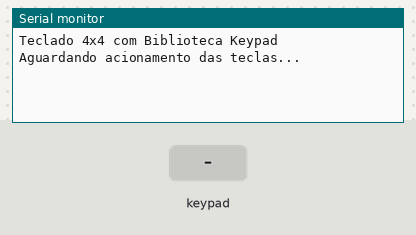
Bench run of a sketch on a simulated Arduino Uno, built with avr-gcc and run on an emulated ATmega328P. On the bench: the last lines printed to the serial monitor. Inputs (shaded band) come from the test bench.

Above: at 2.2 s.
2.3 s: key 'S' pressed
At 3.5 s:
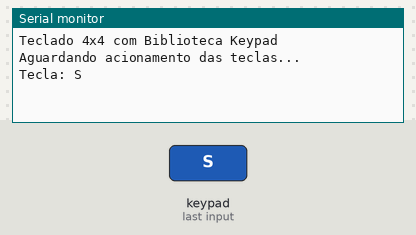
3.8 s: keypad keys 9 8 7 6 pressed 0.4 s apart
At 5.7 s:
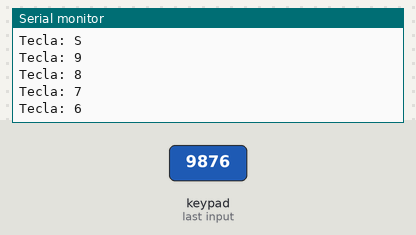
6.9 s: key 'E' pressed
At 8.1 s:
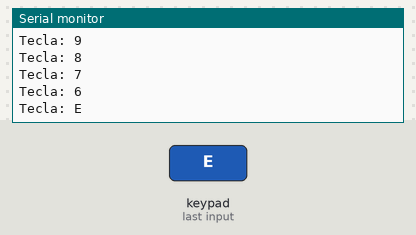
8.4 s: keypad keys 9 8 7 6 # pressed 0.4 s apart
At 10.5 s:
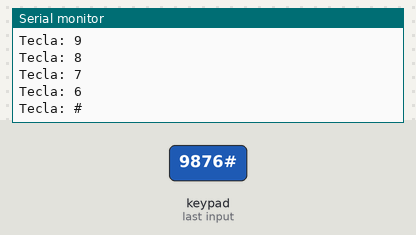
11.9 s: key 'R' pressed
At 13.1 s:
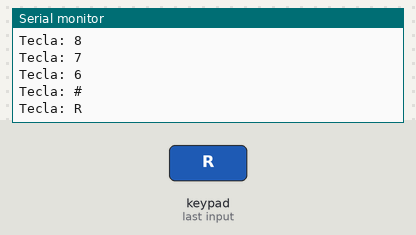
13.4 s: keypad keys 9 8 7 6 * pressed 0.4 s apart
At 15.7 s:
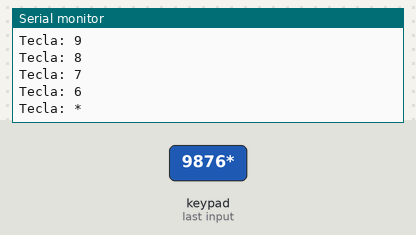
Timing chart, 0 to 17.2 s (numbered marks = the images above; inputs shaded):
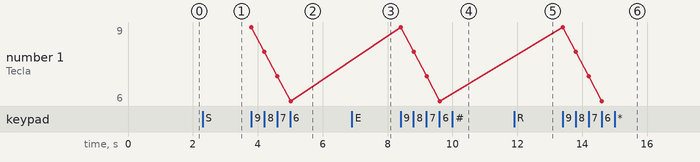

Measured:
- after the input at 2.3 s, the serial monitor: prints a new line at once (image 1)
- after the input at 3.8 s, the serial monitor: prints a new line at once (image 2)
- after the input at 6.9 s, the serial monitor: prints a new line at once (image 3)
- after the input at 8.4 s, the serial monitor: prints a new line at once (image 4)
- after the input at 11.9 s, the serial monitor: prints a new line at once (image 5)
- after the input at 13.4 s, the serial monitor: prints a new line at once (image 6)

The sketch:

Teclado.ino
```cpp
#include <Keypad.h>

byte pinosLinhas[]  = {5,4,3,2};

byte pinosColunas[] = {9,8,7,6};

char teclas[4][4] = {{'S','E','R','G'},
                     {'I','O','6','B'},
                     {'7','8','9','C'},
                     {'*','0','#','D'}};

Keypad teclado1 = Keypad( makeKeymap(teclas), pinosLinhas, pinosColunas, 4, 4);

void setup() {
  Serial.begin(9600);
  delay(1000);
  Serial.println("Teclado 4x4 com Biblioteca Keypad");
  Serial.println("Aguardando acionamento das teclas...");
  }

void loop() {
  //Verifica se alguma tecla foi pressionada
  char tecla_pressionada = teclado1.getKey();

  //Mostra no serial monitor o caracter da matriz,
  //referente a tecla que foi pressionada
  if (tecla_pressionada)
  {
    Serial.print("Tecla: ");
    Serial.println(tecla_pressionada);
  }
}
```
